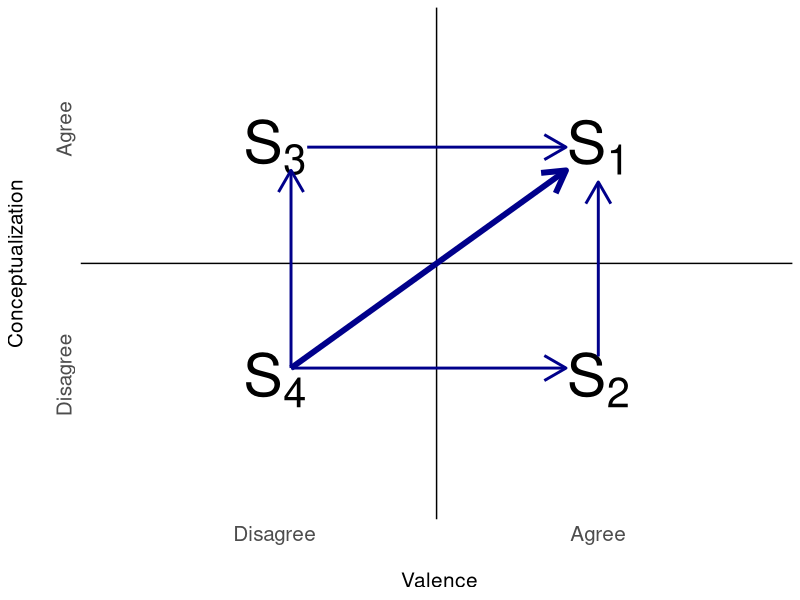
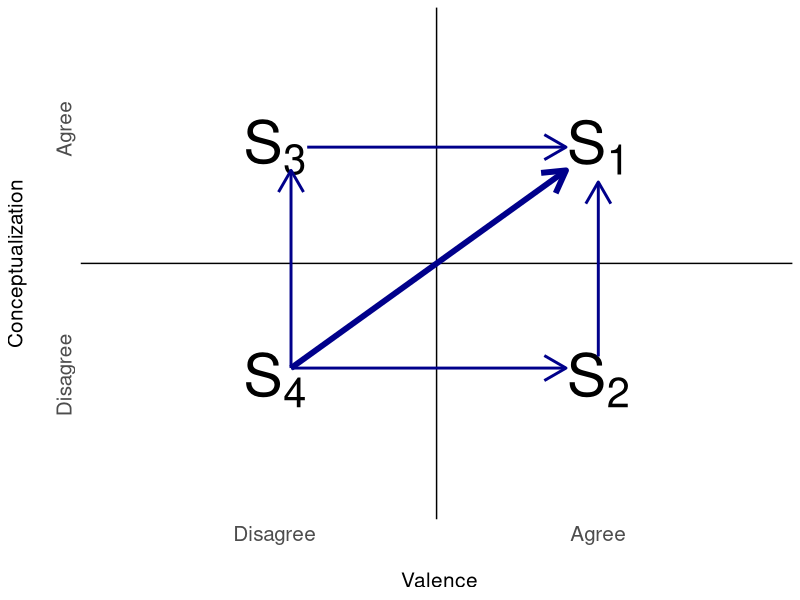

R code for these plots, in order:
#Cochrane 2019-04-17
#Schema for 'consensus'

library(tidyverse)

library(rstudioapi)

setwd(dirname(rstudioapi::getActiveDocumentContext()$path))


label1 <- "S[1]"
label2 <- "S[2]"
label3 <- "S[3]"
label4 <- "S[4]"



df = data.frame()
graph <- ggplot(df) +
  geom_hline(yintercept =5) +
  geom_vline(xintercept =5) +
  #geom_point(aes(x=videoSentAvg, y=videoActAvg), shape=1) +
  scale_x_continuous(limits=c(0,10), breaks=c(2.5,7.5), labels=c('Disagree', 'Agree')) +
  scale_y_continuous(limits=c(0,10), breaks=c(3.5, 8.5), labels=c('Disagree', 'Agree')) +
  theme(panel.background=element_rect(fill="white")) +
  #geom_line(aes(x=sent, y=expected), color="blue2") +
  labs(x="\n Valence", y="Conceptualization\n") +
  annotate("text", x=7.5, y=7.5, label = label1, parse=TRUE, size=15) +
  annotate("text", x=2.5, y=7.5, label = label3, parse=TRUE, size=15) +
  annotate("text", x=2.5, y=2.5, label = label4, parse=TRUE, size=15) +
  annotate("text", x=7.5, y=2.5, label = label2, parse=TRUE, size=15) +
  geom_segment(mapping=aes(x=2.75, y=2.75, xend=7, yend=7), arrow=arrow(), color="blue4", size=2) +
  geom_segment(mapping=aes(x=2.75, y=2.75, xend=2.75, yend=7), arrow=arrow(), color="blue4", size=1) +
  geom_segment(mapping=aes(x=2.75, y=2.75, xend=7, yend=2.75), arrow=arrow(), color="blue4", size=1) +
  geom_segment(mapping=aes(x=3, y=7.5, xend=7, yend=7.5), arrow=arrow(), color="blue4", size=1) +
  geom_segment(mapping=aes(x=7.5, y=3, xend=7.5, yend=6.75), arrow=arrow(), color="blue4", size=1) +
  theme(axis.text.x = element_text(size=15),
        axis.text.y = element_text(size=15, angle=90),
        axis.title.x = element_text(size=15),
        axis.title.y = element_text(size=15),
        axis.ticks.x = element_blank(),
        axis.ticks.y = element_blank(),
        legend.text = element_text(size=5),
        legend.title = element_blank())

graph

ggsave("consensus.pdf", device="pdf", width=15, height=10)
